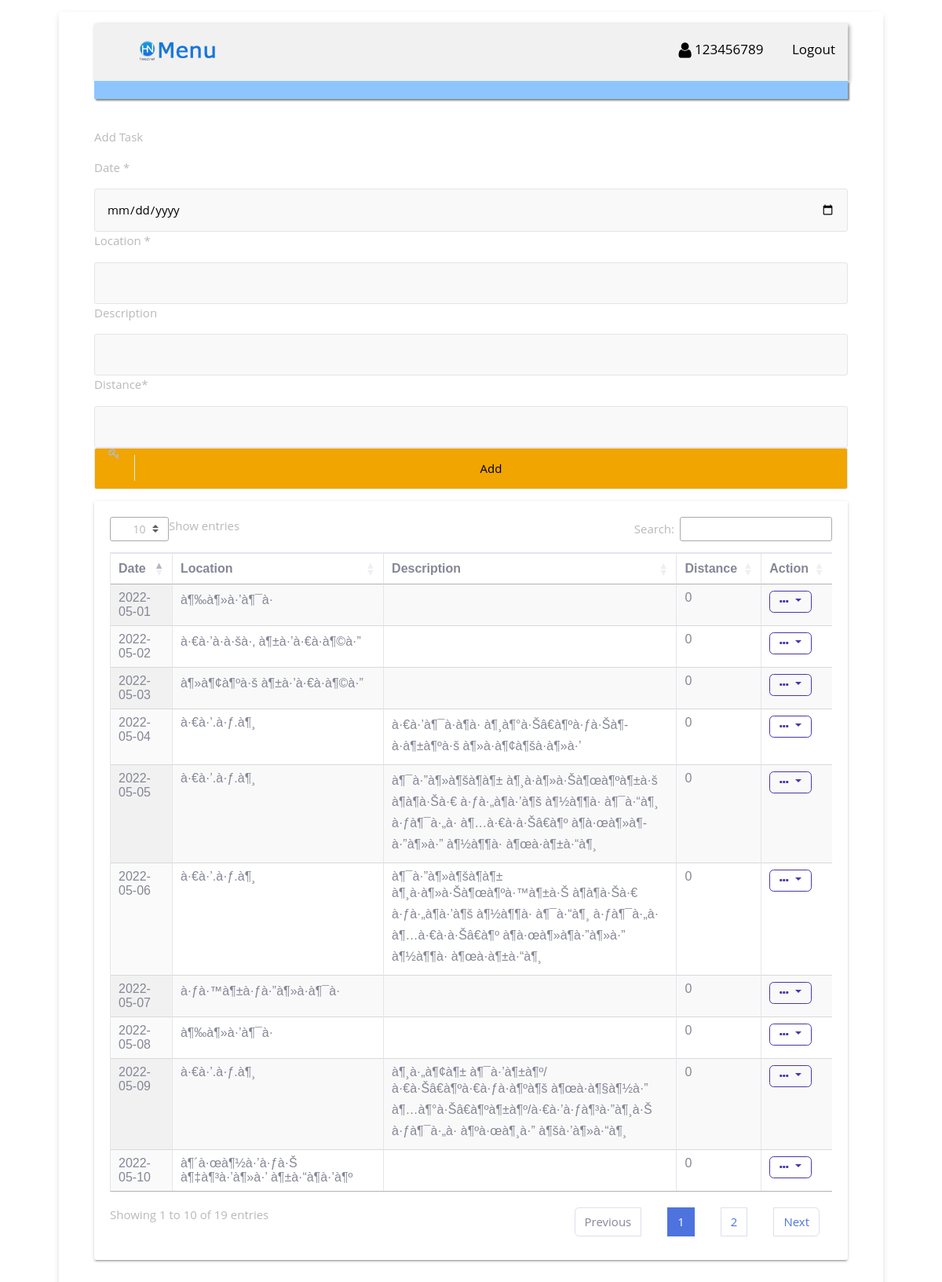
/ap_add.php (signed in), run on the app's committed database.
### tables this page shows
CREATE TABLE `ap_task` (
  `tid` int(11) NOT NULL,
  `ap_id` int(11) NOT NULL,
  `date` date NOT NULL,
  `loc` varchar(100) NOT NULL,
  `des` varchar(200) NOT NULL,
  `distance` int(11) NOT NULL
);

### ap_add.php (the view, shortened to what this page needs)
<?php
    if((!isset($_SESSION['s_cOde'])))
      {
        header("Location: index.html");
        exit();
      }
else{
        $ap_id=$_REQUEST['ap_id'];
}
?>
<link rel="stylesheet" type="text/css" href="style/myst.css">
</head>
<?php include_once('header.php'); ?>
<div class="row">
    <div class="col-xl-12 col-lg-12 col-md-12 col-sm-12 col-12">
        <div class="page-header">
          <br><p class="pageheader-title"> Add Task</p>
        </div>
    </div>
</div>
 <form action="ap_add_up.php" method="post" enctype="multipart/form-data" style="width: 100%">
      <div class="item">
      <p>Date <span class="required">*</span></p>
      <input type="date" name="sdate"/>
      </div>
      <div class="item">
      <p>Location <span class="required">*</span></p>
      <input type="loc" name="loc"/>
      </div>
      <div class="item">
      <p>Description</p>
      <input type="text" name="des"  />
      </div>
      <div class="item">
      <p>Distance<span class="required">*</span></p>
      <input type="number" name="distance"   />
      </div>
      <div class="input-group input-group-icon">
            <input type="submit" value="Add" style="background-color: #f0a500;"/>
            <div class="input-icon"><i class="fa fa-key"></i></div>
    </form>
</div>
<div class="tile mb-6" >
<div class="row">
    <div class="col-lg-12" >
        <div class="panel panel-default">
              <div class="panel-body"><div>
    <div class="table-responsive" >
    <table id="loadData2" class="table table-striped table-bordered table-hover display" >
    <thead>
        <tr>
            <th>Date</th>
            <th>Location</th>
            <th>Description</th>
            <th>Distance</th>
            <th class="datatable-nosort">Action</th>
        </tr>
    </thead>
    <tbody>
      <?php
        $sql="SELECT * FROM ap_task where ap_id='".$ap_id."' order by date";
        $run_ins = mysqli_query($conn, $sql);
        while ($row_ins=mysqli_fetch_array($run_ins))
        {   $id=$row_ins['tid'];
            $date = $row_ins['date'];
            $loc= $row_ins['loc'];
            $des= $row_ins['des'];
            $distance= $row_ins['distance'];
      ?>
      <tr>
          <td><?php echo  $date; ?> </td>
          <td> <?php echo  $loc; ?> </td>
          <td> <?php echo  $des; ?> </td>
          <td> <?php echo  $distance; ?> </td>
          <td>
          <div class="dropdown">
          <a class="btn btn-outline-primary dropdown-toggle" href="#" role="button" data-toggle="dropdown">
          <i class="fa fa-ellipsis-h"></i></a>
          </div>
          </td>
          </tr>
         <?php  } ?>
    </tbody>
    </table>
    </div>
    </div>
    </div>
    </div>
    </div>
    </div>
<?php include_once('footer.php') ?>
</body></HTML>

### style/myst.css (style rules this page uses)
*, *:before, *:after { box-sizing: border-box; }
body { padding: 1em; font-family: "Open Sans", "Helvetica Neue", Helvetica, Arial, sans-serif; font-size: 15px; color: #b9b9b9; background-image: url(../image/bg.jpg); background-repeat: no-repeat; }
input, input[type="radio"] + label, input[type="checkbox"] + label:before, select option, select { width: 100%; padding: 1em; line-height: 1.4; background-color: #f9f9f9; border: 1px solid #e5e5e5; border-radius: 3px; -webkit-transition: 0.35s ease-in-out; -moz-transition: 0.35s ease-in-out; -o-transition: 0.35s ease-in-out; transition: 0.35s ease-in-out; transition: all 0.35s ease-in-out; }
.input-group { margin-bottom: 1em; zoom: 1; }
.input-group:before, .input-group:after { content: ""; display: table; }
.input-group:after { clear: both; }
.input-group-icon { position: relative; }
.input-group-icon input { padding-left: 4.4em; }
.input-group-icon .input-icon { position: absolute; top: 0; left: 0; width: 3.4em; height: 3.4em; line-height: 3.4em; text-align: center; pointer-events: none; }
.input-group-icon .input-icon:after { position: absolute; top: 0.6em; bottom: 0.6em; left: 3.4em; display: block; border-right: 1px solid #e5e5e5; content: ""; -webkit-transition: 0.35s ease-in-out; -moz-transition: 0.35s ease-in-out; -o-transition: 0.35s ease-in-out; transition: 0.35s ease-in-out; transition: all 0.35s ease-in-out; }
.row { zoom: 1; }
.row:before, .row:after { content: ""; display: table; }
.row:after { clear: both; }

### hzstyle/myst.css (style rules this page uses)
* { box-sizing: border-box; }
body { margin:0; font-family: "Lato", sans-serif; }

### ap_add.php (style rules this page uses)
table { font-family: arial, sans-serif; border-collapse: collapse; width: 100%; }
td, th { border: 1px solid #dddddd; text-align: left; padding: 8px; }

### data on the page
ap_task: date "2022-05-01", loc "à¶‰à¶»à·’à¶¯à·", distance "0"
ap_task: date "2022-05-02", loc "à·€à·’à·à·šà·‚ à¶±à·’à·€à·à¶©à·”", distance "0"
ap_task: date "2022-05-03", loc "à¶»à¶¢à¶ºà·š à¶±à·’à·€à·à¶©à·”", distance "0"
ap_task: date "2022-05-04", loc "à·€à·’.à·ƒ.à¶¸", des "à·€à·’à¶¯à·à¶­à· à¶¸à¶°à·Šâ€à¶ºà·ƒà·Šà¶­à·à¶±à¶ºà·š à¶»à·à¶¢à¶šà·à¶»à·’", distance "0"
ap_task: date "2022-05-05", loc "à·€à·’.à·ƒ.à¶¸", des "à¶¯à·”à¶»à¶šà¶­à¶± à¶¸à·à¶»à·Šà¶œà¶ºà¶±à·š à¶­à¶­à·Šà·€ à·ƒà·„à¶­à·’à¶š à¶½à¶¶à· à¶¯à·“à¶¸ à·ƒà¶¯à·„à· à¶…à·€à·à·Šâ€à¶º à¶­à·œà¶»à¶­à·”à¶»à·” à¶½à¶¶à· à¶œà·à¶±à·“à¶¸", distance "0"
ap_task: date "2022-05-06", loc "à·€à·’.à·ƒ.à¶¸", des "à¶¯à·”à¶»à¶šà¶­à¶± à¶¸à·à¶»à·Šà¶œà¶ºà·™à¶±à·Š à¶­à¶­à·Šà·€ à·ƒà·„à¶­à·’à¶š à¶½à¶¶à· à¶¯à·“à¶¸ à·ƒà¶¯à·„à· à¶…à·€à·à·Šâ€à¶º à¶­à·œà¶»à¶­à·”à¶»à·” à¶½à¶¶à· à¶œà·à¶±à·“à¶¸", distance "0"
ap_task: date "2022-05-07", loc "à·ƒà·™à¶±à·ƒà·”à¶»à·à¶¯à·", distance "0"
ap_task: date "2022-05-08", loc "à¶‰à¶»à·’à¶¯à·", distance "0"
ap_task: date "2022-05-09", loc "à·€à·’.à·ƒ.à¶¸", des "à¶¸à·„à¶¢à¶± à¶¯à·’à¶±à¶º/à·€à·Šâ€à¶ºà·€à·ƒà·à¶ºà¶š à¶œà·à¶§à¶½à·” à¶…à¶°à·Šâ€à¶ºà¶±à¶º/à·€à·’à·ƒà¶³à·”à¶¸à·Š à·ƒà¶¯à·„à· à¶ºà·œà¶¸à·” à¶šà·’à¶»à·“à¶¸", distance "0"
ap_task: date "2022-05-10", loc "à¶´à·œà¶½à·’à·ƒà·Š à¶‡à¶³à·’à¶»à·’ à¶±à·“à¶­à·’à¶º", distance "0"

### other printed values
$s_cOde "123456789"
